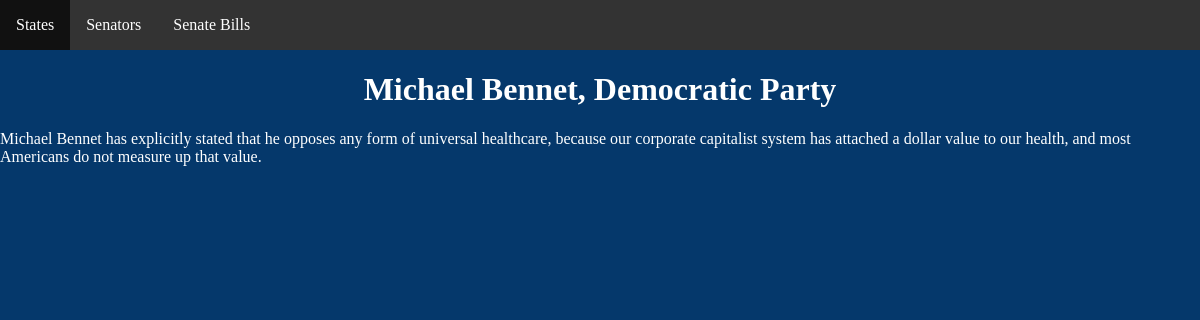
The app's page /detail-senator/, older data.
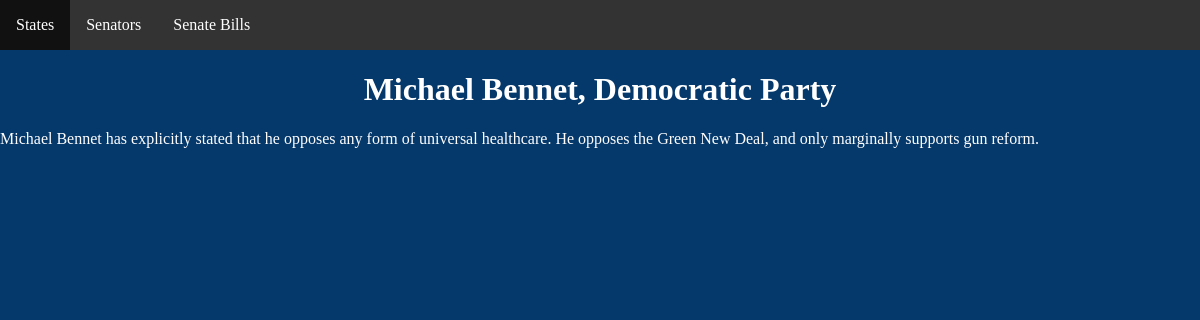
The same page, newer data.
### congress/models.py (models this page shows)
class Senator(models.Model):
    name = models.CharField(max_length=100)
    party = models.CharField(max_length=100)
    voting_record = models.TextField()
    state = models.ForeignKey(State, on_delete=models.CASCADE)

### congress/views.py (the view)
# urls.py: path('detail-senator/', senator_detail_view),
def senator_detail_view(request):
    obj = Senator.objects.get(id=1)
    context = {
        "object": obj
    }
    return render(request, "senator/detail.html", context)

### congress/templates/senator/detail.html (shortened to what this page needs)
{% extends 'base.html' %}
{% load static %}
{% block content %}
    <h1>{{ object.name }}, {{ object.party }}</h1>
    <p>{{ object.voting_record }}</p>
{% endblock %}

### congress/templates/base.html (shortened to what this page needs)
<!DOCTYPE html>
<html>
    <head>
    </head>
    <body>
        {% include 'navbar.html' %}
        {% block content %}{% endblock %}
    </body>
</html>

### congress/templates/navbar.html
{% load static %}
<link rel="stylesheet" type="text/css" href="{% static 'congress/style.css' %}">
<nav>
    <ul>
        <li>
            <a href="search-state">States</a>
        </li>
        <li>
            <a href="search-senator">Senators</a>
        </li>
        <li>
            <a href="search-bill">Senate Bills</a>
        </li>
    </ul>
</nav>

### congress/static/congress/style.css (style rules this page uses)
body { background-color: #05386B; color: white; margin: 0; padding: 0; }
h1 { text-align: center; }
ul { list-style-type: none; margin: 0; padding: 0; overflow: hidden; background-color: #333333; }
li { float: left; }
li a { display: block; color: white; text-align: center; padding: 16px; text-decoration: none; }
a { color: white; text-decoration: none; }

Row changes from the older to the newer data that the page shows:
changed Senator "Michael Bennet": voting_record "…any form of universal healthcare, because our corporate capitalist system has attached a dollar value to our health, and most Americans do not measure up that value." → "Michael Bennet has explicitly stated that he opposes any form of universal healthcare. He opposes the Green New Deal, and only marginally supports gun reform."
